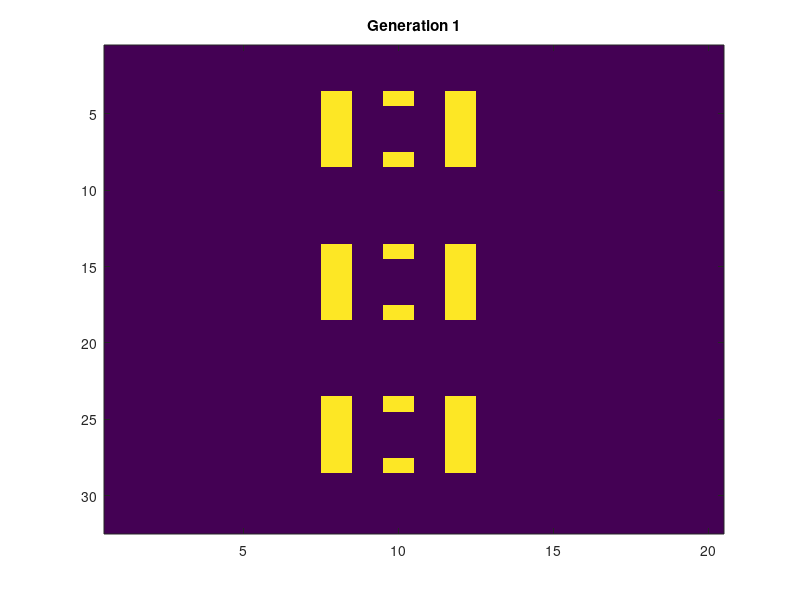

The MATLAB script that drew this image: (Note: this script raises an error after producing the figure.)
clear all;
clc

%define
DEAD = 0;
ALIVE = 1;
MAX_COL = 20;%matrix column number
MAX_ROW = 32;
GAME_MAP = zeros(MAX_ROW,MAX_COL);
GEN = 2;%generation

%initiative pattern
NEW_MAP = zeros(MAX_ROW,MAX_COL,GEN);
GAME_MAP(4:8,8) = ALIVE;
GAME_MAP(4:8,12) = ALIVE;
GAME_MAP(4,10) = ALIVE;
%GAME_MAP(15,15) = ALIVE;
GAME_MAP(8,10) = ALIVE;

GAME_MAP(14:18,8) = ALIVE;
GAME_MAP(14:18,12) = ALIVE;
GAME_MAP(14,10) = ALIVE;
%GAME_MAP(15,15) = ALIVE;
GAME_MAP(18,10) = ALIVE;

GAME_MAP(24:28,8) = ALIVE;
GAME_MAP(24:28,12) = ALIVE;
GAME_MAP(24,10) = ALIVE;
%GAME_MAP(15,15) = ALIVE;
GAME_MAP(28,10) = ALIVE;

figure
imagesc(GAME_MAP);
title( sprintf('Generation 1') );

NEW_MAP(:,:,1) = GAME_MAP;
 
%display
g = 2;
while g <= GEN
    for i = 2:MAX_ROW-1
        for j = 2:MAX_COL-1
            NEW_MAP(i,j,g) = next_gen(i,j,NEW_MAP(:,:,g-1));
        end
    end
    figure
    imagesc(NEW_MAP(:,:,g));
    title( sprintf('Generation %d',g) );
    g = g+1;
end

%s = LED_dis(1,NEW_MAP);
%dec = LED_dis_v2(1,NEW_MAP);
%s = LED_dis(2,NEW_MAP)

%get decimal value for each 74hc595
%function LED_DEC = LED_dis_v2(Gen_Num, Mat)
dec_pic2 = LED_dis_v2(2,NEW_MAP)










